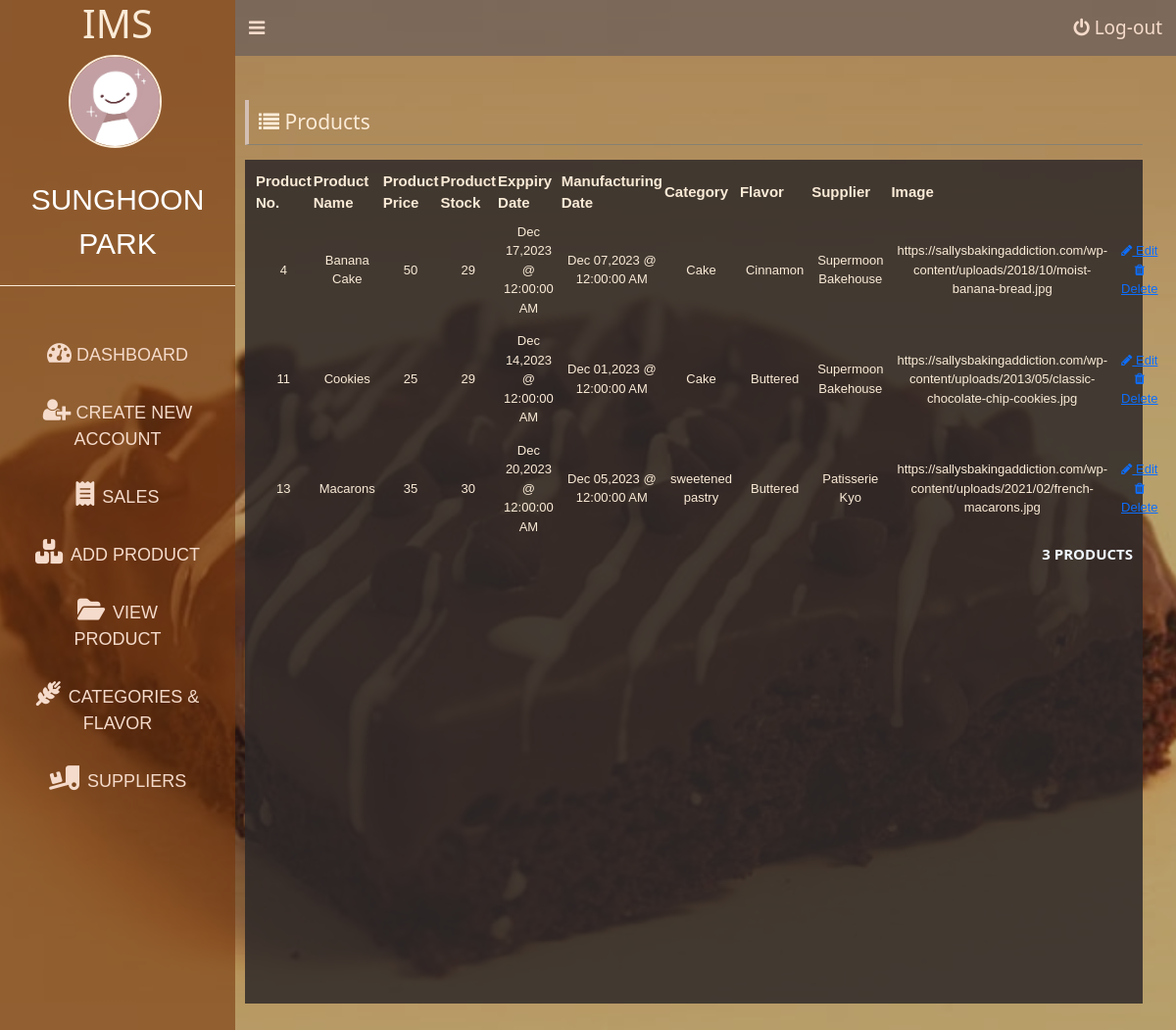
The page /view-product.php (signed in) on the database its author committed.
### tables this page shows
CREATE TABLE `product` (
  `product_num` int(11) NOT NULL,
  `product_name` varchar(255) NOT NULL,
  `product_price` int(11) NOT NULL,
  `product_stock` varchar(255) NOT NULL,
  `exp_date` datetime NOT NULL,
  `man_date` datetime NOT NULL,
  `Category_ID` int(11) NOT NULL,
  `flavor_ID` int(11) NOT NULL,
  `Supplier_ID` int(11) NOT NULL,
  `sales_id` int(11) NOT NULL,
  `image_url` varchar(255) NOT NULL
);

CREATE TABLE `category` (
  `Category_ID` int(11) NOT NULL,
  `category` varchar(255) NOT NULL,
  `description` varchar(255) NOT NULL
);

CREATE TABLE `flavor` (
  `flavor_ID` int(11) NOT NULL,
  `flavor` varchar(255) NOT NULL,
  `description` varchar(255) DEFAULT NULL
);

CREATE TABLE `supplier` (
  `Supplier_ID` int(11) NOT NULL,
  `company_name` varchar(255) NOT NULL,
  `contact_num` varchar(255) NOT NULL,
  `email` varchar(255) NOT NULL
);

### database/show-product.php (called while the page is built)
<?php
include('connection.php');
$stmt = $conn->prepare("SELECT * FROM product");
$stmt->execute();
$stmt->setFetchMode(PDO::FETCH_ASSOC);
return $stmt->fetchAll();

### view-product.php (the view, shortened to what this page needs)
<?php
$products = include('database/show-product.php');
$stmtCategories = $conn->prepare("SELECT * FROM category");
$stmtCategories->execute();
$categories = $stmtCategories->fetchAll(PDO::FETCH_ASSOC);
$stmtFlavors = $conn->prepare("SELECT * FROM flavor");
$stmtFlavors->execute();
$flavors = $stmtFlavors->fetchAll(PDO::FETCH_ASSOC);
$stmtSuppliers = $conn->prepare("SELECT * FROM supplier");
$stmtSuppliers->execute();
$suppliers = $stmtSuppliers->fetchAll(PDO::FETCH_ASSOC);
?>
<!DOCTYPE html>
<html lang="en">
<head>
    <link rel="stylesheet" type="text/css" href="css/login.css?v=p<?= time(); ?>">
    <link rel="stylesheet" href="css/to/font-awesome/css/font-awesome.min.css">
    <link rel="stylesheet" type="text/css" href="js/bootstrap-5.3.0-alpha3-dist/css/bootstrap.min.css?v=p<?= time(); ?>">
</head>
<body>
    <div id="dashboardMainContainer">
        <?php include('partial/app-sidebar.php') ?>
        <div class="dashboard_content_container" id="dashboard_content_container">
            <?php include('partial/app-topNav.php') ?>
            <div class="dashboard_content">
                <div class="row">
                    <div class="column column">
                        <h1 class="section_header"><i class="fa fa-list"></i> Products</h1>
                        <div class="dashboard_content_main">
                            <div class="products">
                                <table>
                                    <thead>
                                        <tr>
                                            <th>Product No.</th>
                                            <th>Product Name</th>
                                            <th>Product Price</th>
                                            <th>Product Stock</th>
                                            <th>Exppiry Date</th>
                                            <th>Manufacturing Date</th>
                                            <th>Category</th>
                                            <th>Flavor</th>
                                            <th>Supplier</th>
                                            <th>Image</th>
                                        </tr>
                                    </thead>
                                    <tbody>
                                        <?php foreach ($products as $index => $user) {
                                            $categoryName = '';
                                            foreach ($categories as $category) {
                                                if ($category['Category_ID'] == $user['Category_ID']) {
                                                    $categoryName = $category['category'];
                                                    break;
                                                }
                                            }
                                            $flavorName = '';
                                            foreach ($flavors as $flavor) {
                                                if ($flavor['flavor_ID'] == $user['flavor_ID']) {
                                                    $flavorName = $flavor['flavor'];
                                                    break;
                                                }
                                            }
                                            $supplierName = '';
                                            foreach ($suppliers as $supplier) {
                                                if ($supplier['Supplier_ID'] == $user['Supplier_ID']) {
                                                    $supplierName = $supplier['company_name'];
                                                    break;
                                                }
                                            }
                                            ?>
                                            <tr>
                                                <td><?= $user['product_num'] ?></td>
                                                <td><?= $user['product_name'] ?></td>
                                                <td><?= $user['product_price'] ?></td>
                                                <td><?= $user['product_stock'] ?></td>
                                                <td><?= date('M d,Y @ h:i:s A', strtotime($user['exp_date'])) ?></td>
                                                <td><?= date('M d,Y @ h:i:s A', strtotime($user['man_date'])) ?></td>
                                                <td><?= $categoryName ?></td>
                                                <td><?= $flavorName ?></td>
                                                <td><?= $supplierName ?></td>
                                                <td><?= $user['image_url'] ?></td>
                                                <td>
                                                    <a href="#" class="updateProduct" data-toggle="modal" data-target="#updateProductModal<?= $user['product_num'] ?>">
                                                        <i class="fa fa-pencil"></i> Edit </a>
                                                        <a href="database/delete-product.php?product_num=<?= $user['product_num'] ?>" class="deleteProduct">
                                                            <i class="fa fa-trash"></i> Delete
                                                        </a>
                                                </td>
                                            </tr>
                                        <?php } ?>
                                    </tbody>
                                </table>
                                <p class="userCount"><?= count($products) ?> Products</p>
                            </div>
                        </div>
                    </div>
                </div>
            </div>
        </div>
    </div>
</body>
</html>

### css/login.css (style rules this page uses)
body { background: url('../images/un.png') no-repeat center center fixed; background-size: cover; font-family: Cambria, Cochin, Georgia, Times, 'Times New Roman', serif; }
body { font-family: Cambria, Cochin, Georgia, Times, 'Times New Roman', serif; }
#dashboardMainContainer { display: flex; flex-direction: row; }
div.dashboard_content_container { width: 80%; background: #36353159; }
div.dashboard_content { padding: 45px 10px 10px 10px; }
div.dashboard_content_main { background: #2c2828d7; min-height: 800px; height: 100%; padding:10px; }
div.row { display: flex; flex-direction: row; flex-wrap: wrap; width: 100%; }
div.column { width: 100%; }
h1.section_header { font-size: 21px; color:antiquewhite; border-bottom: 1px solid #817f76e1; padding-bottom: 20px; padding: 10px; border-left: 4px solid #d3bfb3; margin-bottom: 15px; }
div.user table, th, td { border: 1px solid #cacaca; border-collapse: collapse; font-size: 15px; font-family: Arial, Helvetica, sans-serif; }
table { width: 100%; color: antiquewhite ; }
table th { font-size: 15px; }
table td { font-size: 13px; padding: 7px; text-align: center; }
p.userCount { text-align: right; font-size: 15px; font-weight: bold; text-transform: uppercase; color: aliceblue; }

### rows shown on the page
product: product_num "4", product_name "Banana Cake", product_price "50", product_stock "29", exp_date "Dec 17,2023 @ 12:00:00 AM", man_date "Dec 07,2023 @ 12:00:00 AM", Category_ID.category "Cake", flavor_ID.flavor "Cinnamon", Supplier_ID.company_name "Supermoon Bakehouse", image_url "https://sallysbakingaddiction.com/wp-content/uploads/2018/10/moist-banana-bread.jpg"
product: product_num "11", product_name "Cookies", product_price "25", product_stock "29", exp_date "Dec 14,2023 @ 12:00:00 AM", man_date "Dec 01,2023 @ 12:00:00 AM", Category_ID.category "Cake", flavor_ID.flavor "Buttered", Supplier_ID.company_name "Supermoon Bakehouse", image_url "https://sallysbakingaddiction.com/wp-content/uploads/2013/05/classic-chocolate-chip-cookies.jpg"
product: product_num "13", product_name "Macarons", product_price "35", product_stock "30", exp_date "Dec 20,2023 @ 12:00:00 AM", man_date "Dec 05,2023 @ 12:00:00 AM", Category_ID.category "sweetened pastry", flavor_ID.flavor "Buttered", Supplier_ID.company_name "Patisserie Kyo", image_url "https://sallysbakingaddiction.com/wp-content/uploads/2021/02/french-macarons.jpg"

### other values the page prints
$user['first_name'] "SUNGHOON"
$user['last_name'] "PARK"
count($products) "3"
